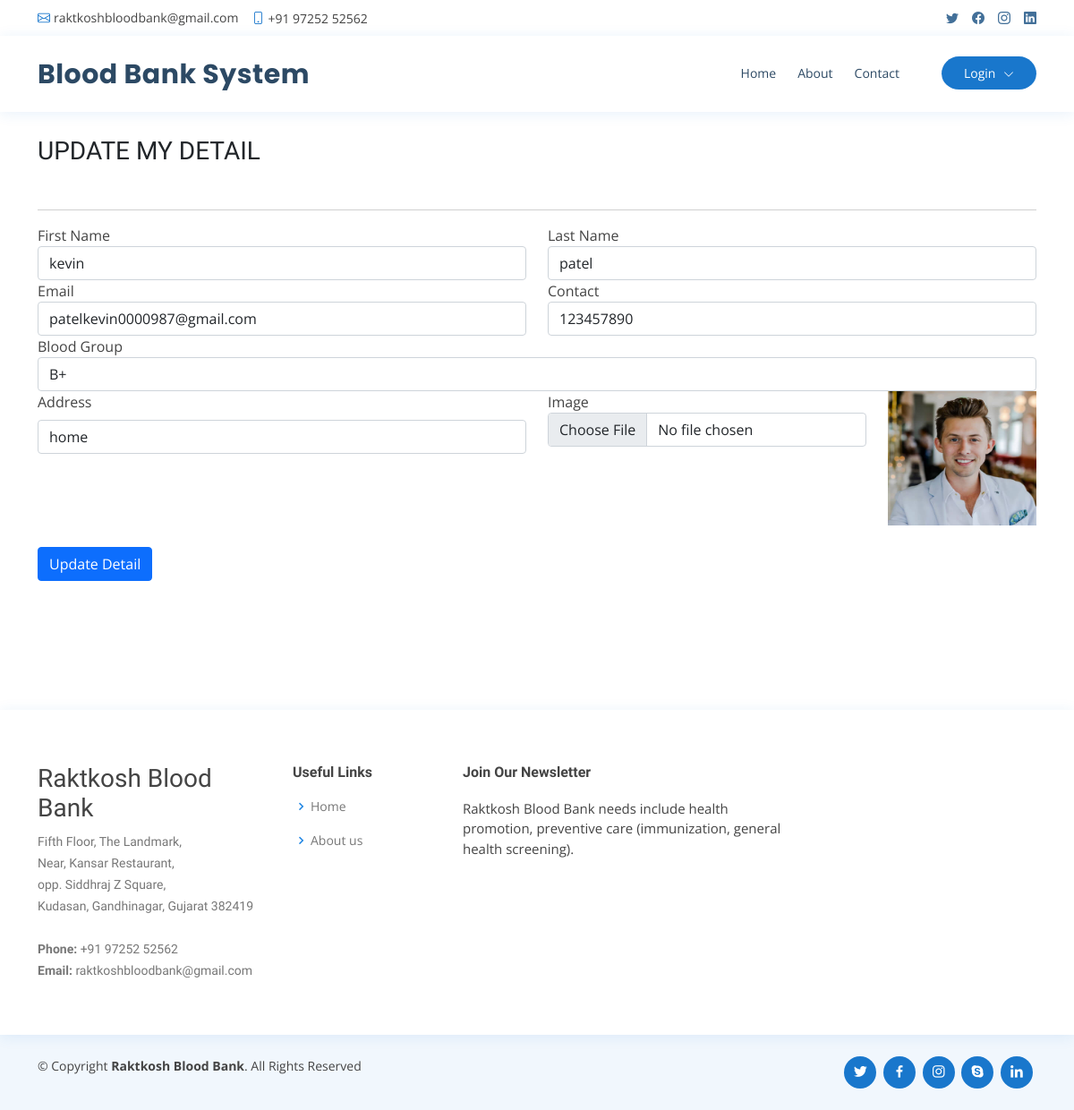
Page /edit_profile/4 on the committed database.
### raktkosh/models.py (models this page shows, shortened)
class UserProfile(models.Model):
    user = models.ForeignKey(User, on_delete=models.CASCADE, null=True)
    contact = models.CharField(max_length=100, null=True)
    address = models.CharField(max_length=100, null=True)
    blood_group = models.ForeignKey(Category, on_delete=models.CASCADE, null=True, blank=True)
    dob = models.DateField(null=True)
    image = models.FileField(null=True)

class Category(models.Model):
    name = models.CharField(max_length=100, null=True, blank=True)

### raktkosh/views.py (the view, shortened to what this page needs)
# urls.py: path('edit_profile/<int:pid>', views.edit_profile, name='edit_profile'),
def edit_profile(request,pid):
    data = UserProfile.objects.get(id=pid)
    cat = Category.objects.all()
    d = {'data':data, 'cat':cat}
    return render(request,'edit_profile.html',d)

### raktkosh/templates/edit_profile.html (shortened to what this page needs)
{% extends 'base.html' %}
{% load static %}
{% block body %}
	<section class="logins py-5">
		<div class="container py-xl-5 py-lg-3">
			<div class="title-section mb-md-5 mb-4">
				<h3 class="w3ls-title text-uppercase text-dark font-weight-bold">Update My Detail</h3>
			</div><hr/>
			<div class="login px-sm-12" style="width:100%">
				<form action="" method="post" enctype="multipart/form-data">
					<div class="form-group row">
						<div class="col-md-6">
						<label>First Name</label>
						<input type="text" class="form-control" value="{{data.user.first_name}}" name="fname" placeholder="First Name" required="">
						</div>
						<div class="col-md-6">
						<label>Last Name</label>
						<input type="text" class="form-control" value="{{data.user.last_name}}" name="lname" placeholder="Last Name" required="">
						</div>
					</div>
					<div class="form-group row">
						<div class="col-md-6">
						<label>Email</label>
						<input type="email" class="form-control" value="{{data.user.email}}" name="email" placeholder="Enter Email" required="">
						</div>
						<div class="col-md-6">
						<label>Contact</label>
						<input type="text" class="form-control" name="contact" value="{{data.contact}}" placeholder="Enter Contact" required="">
						</div>
					</div>
					<div class="form-group row">
						<div class="col-md-12">
						<label>Blood Group</label>
							<select name="group" class="form-control" style="margin-right:4%" required="">
								{% for i in cat %}
								<option value="{{i.id}}" {% if data.blood_group.id == i.id %}selected{% endif %}>{{i.name}}</option>
								{% endfor %}
							</select>
						</div>
					</div>
					<div class="form-group row">
						<div class="col-md-6">
						<label class="mb-2">Address</label>
						<input type="text" class="form-control" value="{{data.address}}" name="add" id="password1" placeholder="Enter Address" required="">
						</div>
						<div class="col-md-4">
						<label>Image</label>
						<input type="file" class="form-control" name="image">
						</div>
                        <div class="col-md-2">
						<img src="{{data.image.url}}" style="width:100%;height:150px">
						</div>
					</div>
					<button type="submit" class="btn btn-primary submit mt-4">Update Detail</button>
				</form>
			</div>
		</div>
	</section>
{% endblock %}

### raktkosh/static/css/style.css (style rules this page uses)
body { font-family: "Open Sans", sans-serif; color: #444444; }
h1, h2, h3, h4, h5, h6 { font-family: "Raleway", sans-serif; }
section { padding: 60px 0; overflow: hidden; }

### rows in the picture
UserProfile: fname "kevin", lname "patel", email "patelkevin0000987@gmail.com", contact "123457890", group "B+", add "home", image (picture)
